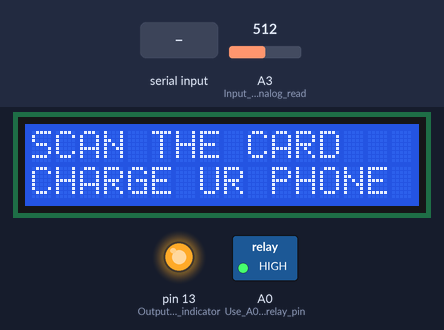
Recording of a sketch running on a simulated Arduino Uno, built with avr-gcc and run on an emulated ATmega328P. On the bench: 16×2 character LCD, switched loads named in the sketch (green lamp = pin HIGH), output pins drawn as LEDs (lit = HIGH). The test bench sets the inputs (shaded band); at power-on: A3 (Input_for_analog_read) = 512.

Above: at 4.3 s.
4.4 s: "400031F453D6" received over Serial
At 5.2 s:
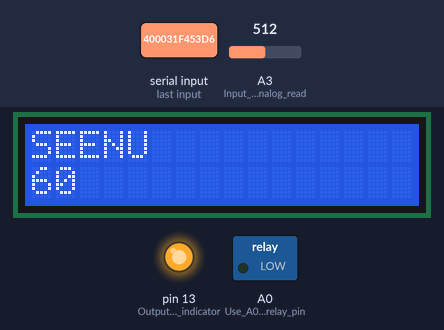
7.4 s: A3 (Input_for_analog_read) set to 0
At 8.1 s:
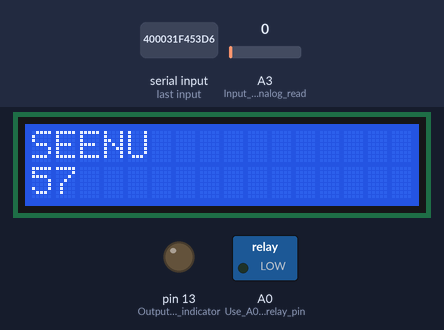
Timing chart, 0 to 10.4 s (numbered marks = the images above; inputs shaded):
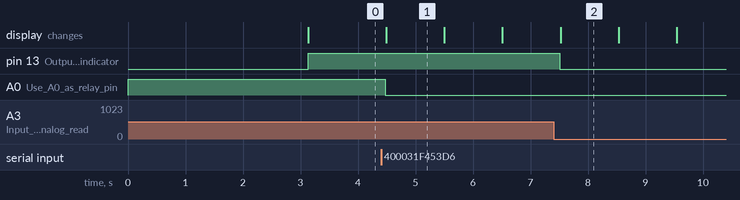

Measured:
- after the input at 4.4 s, A0 (Use_A0_as_relay_pin): HIGH → LOW after 0.08 s; the display: changes after 0.09 s (image 1)
- after the input at 7.4 s, pin 13 (Output_for_LED_indicator): HIGH → LOW after 0.11 s
- what the display in image 1 shows lasts 1.0 s, from 4.5 s to 5.5 s

The sketch:

Energy_harvesting_system.ino
```cpp
#include <Wire.h>
#include <LiquidCrystal_I2C.h>

LiquidCrystal_I2C lcd(0x27, 16, 2);  // Set the LCD address to 0x27 if 0x3F doesn't work

int i = 0;
char personid[12];
int count = 0;

void setup() {
  pinMode(A0, OUTPUT);  // Use A0 as relay pin
  pinMode(A3, INPUT);   // Input for analog read (sensor)
  pinMode(13, OUTPUT);  // Output for LED indicator
  digitalWrite(A0, HIGH);  // Turn relay off initially (A0 controls the relay)
  Serial.begin(9600);
  lcd.init();             // Initialize the LCD
  lcd.backlight();        // Turn on the backlight
  lcd.clear();            // Clear the display
  lcd.setCursor(0, 0);
  lcd.print("RFID MOBILE     ");
  lcd.setCursor(0, 1);
  lcd.print("CHARGING        ");
  delay(3000);
  lcd.clear();
}

void loop() {
  lcd.clear();
  lcd.setCursor(0, 0);
  lcd.print("SCAN THE CARD   ");
  lcd.setCursor(0, 1);
  lcd.print("CHARGE UR PHONE ");

  if (Serial.available() > 0) {
    for (i = 0; i < 12; i++) {
      personid[i] = Serial.read();
    }
    personid[i] = '\0';

    // Compare the read RFID tag with stored IDs
    if (strncmp(personid, "400031F453D6", 12) == 0) {
      activateCharging("SEENU");
    }
  }

  // Check if the sensor value is high and control the indicator LED
  if (analogRead(A3) > 0) {  // Reading sensor value from A3
    digitalWrite(13, HIGH);  // Turn on the LED when the sensor is active
  } else {
    digitalWrite(13, LOW);   // Turn off the LED
  }

  delay(100);  // Delay for stability
}

// Function to handle the charging activation logic
void activateCharging(const char* name) {
  digitalWrite(A0, LOW);  // Turn on the relay (A0 pin)
  for (int i = 60; i >= 0; i--) {
    if (analogRead(A3) > 0) {  // Reading sensor value from A3
      digitalWrite(13, HIGH);  // Turn on the LED when the sensor is active
    } else {
      digitalWrite(13, LOW);   // Turn off the LED
    }

    lcd.clear();
    lcd.setCursor(0, 0);
    lcd.print(name);  // Print the name of the person based on the RFID
    lcd.setCursor(0, 1);
    lcd.print(i);     // Countdown timer

    delay(1000);  // 1-second delay for countdown
  }

  // After the countdown, turn off the relay and display timeout
  lcd.clear();
  lcd.setCursor(0, 0);
  lcd.print("TIME OUT        ");
  digitalWrite(A0, HIGH);  // Turn off the relay
  delay(2000);
}
```
